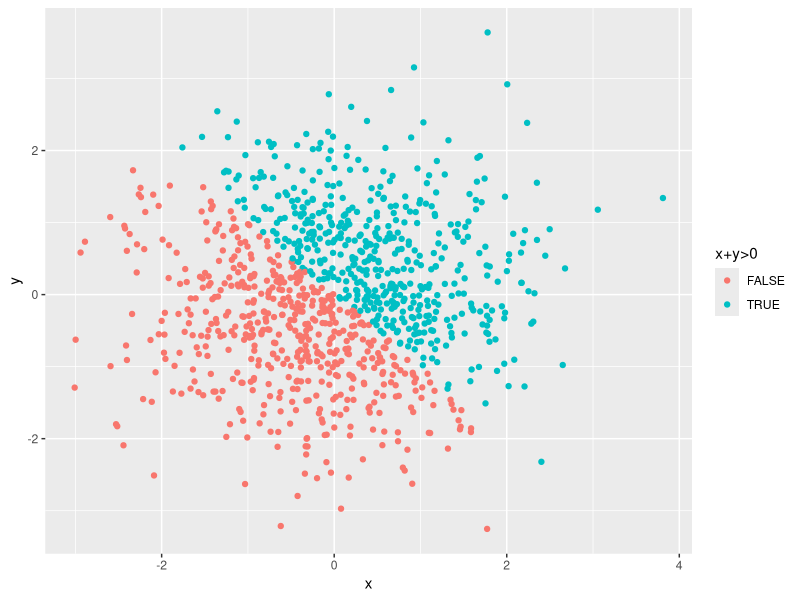
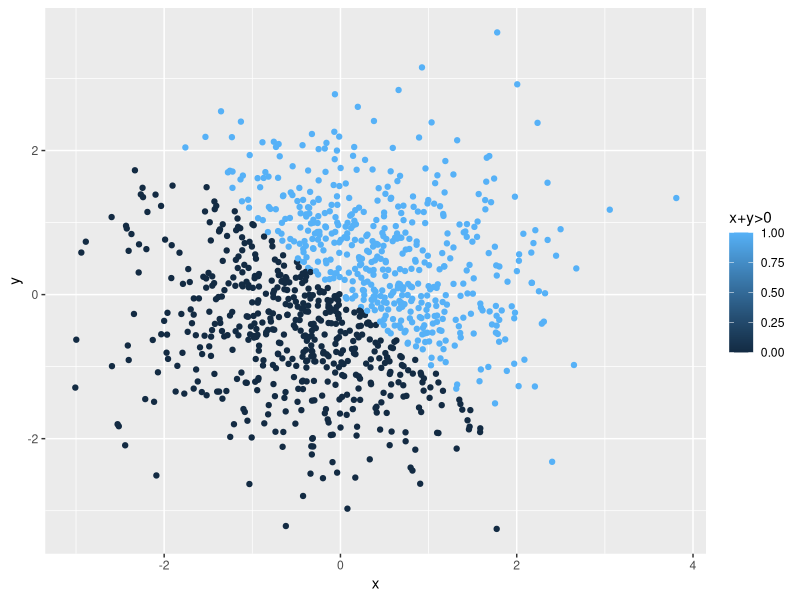
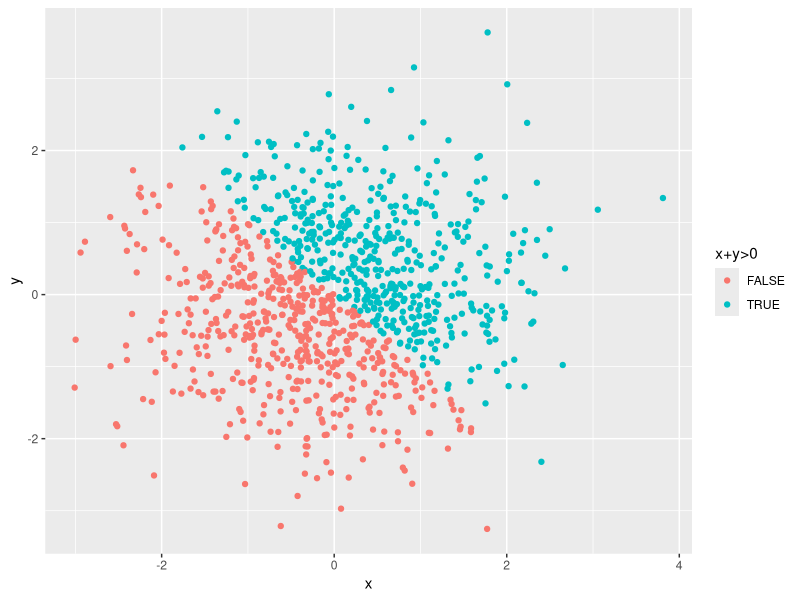
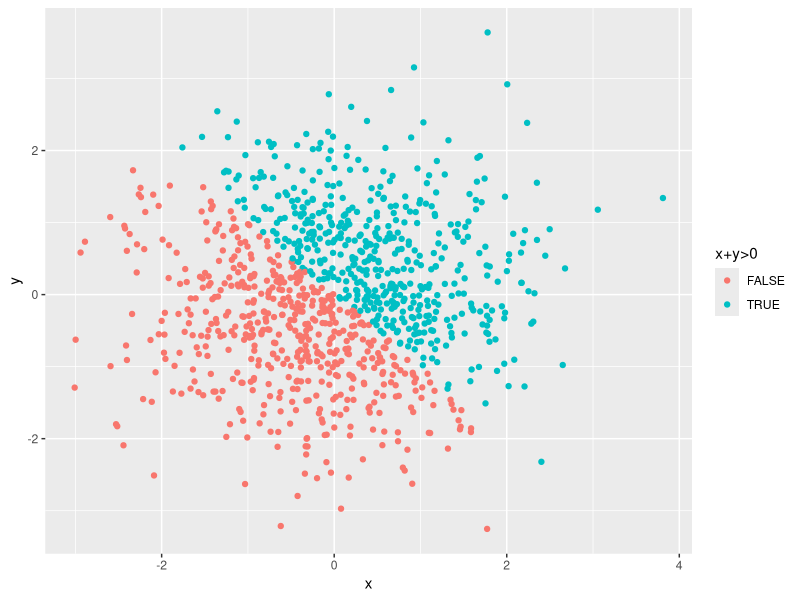
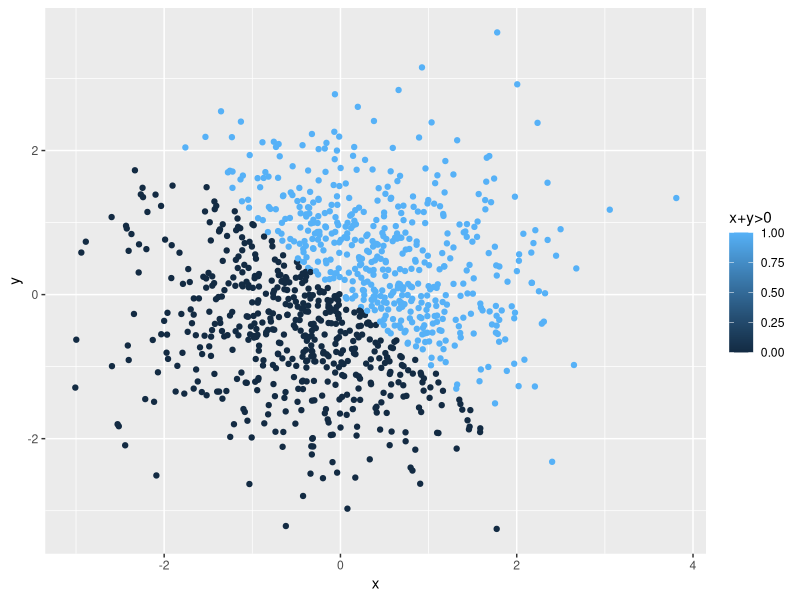
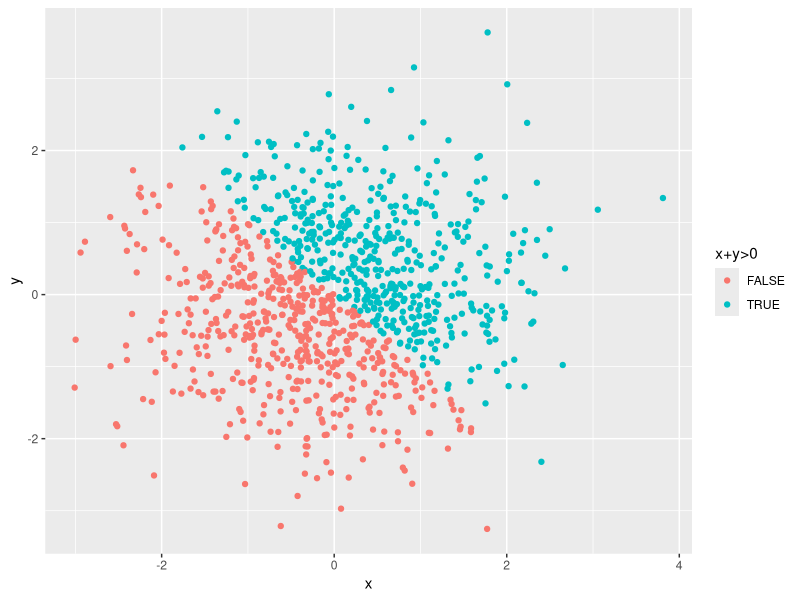

These charts were generated, in order, by the following R code:
## ---- chunk 1
library(tidyverse)
library(ggplot2)
## ---- chunk 2
set.seed(1)
problem1_df = tibble(
    vector_numeric = runif(10, 0, 5),
    vector_logical = vector_numeric > 2,
    vector_character = c("a", "b", "c", "d", "e", "f", "g", "h", "i", "j"),
    vector_factor = factor(c("male", "female", "male", "male", "male", "male", "male",
                             "male", "male", "female"))
)
## ---- chunk 3
mean(problem1_df$vector_numeric)
mean(problem1_df$vector_logical)
mean(problem1_df$vector_character)
mean(problem1_df$vector_factor)
## ---- chunk 4
as.numeric(as.factor(problem1_df$vector_character))
as.numeric(as.character(problem1_df$vector_factor))
## ---- chunk 5
# I have set the seed in chunk p1_dataset
problem2_df = tibble(
    x = rnorm(1000),
    y = rnorm(1000),
    xy_logical = x + y > 0,
    xy_numeric = as.numeric(xy_logical),
    xy_factor = as.factor(xy_logical)
)
## ---- chunk 6
ggplot(problem2_df, aes(x = x, y = y, color = xy_logical)) + geom_point() +
    scale_color_discrete(name = "x+y>0")
ggsave("plot1.png")
## ---- chunk 7
ggplot(problem2_df, aes(x = x, y = y, color = xy_numeric)) + geom_point() + 
    scale_color_continuous(name = "x+y>0")
ggsave("plot2.png")
## ---- chunk 8
ggplot(problem2_df, aes(x = x, y = y, color = xy_factor)) + geom_point() + 
    scale_color_discrete(name = "x+y>0")
ggsave("plot3.png")
